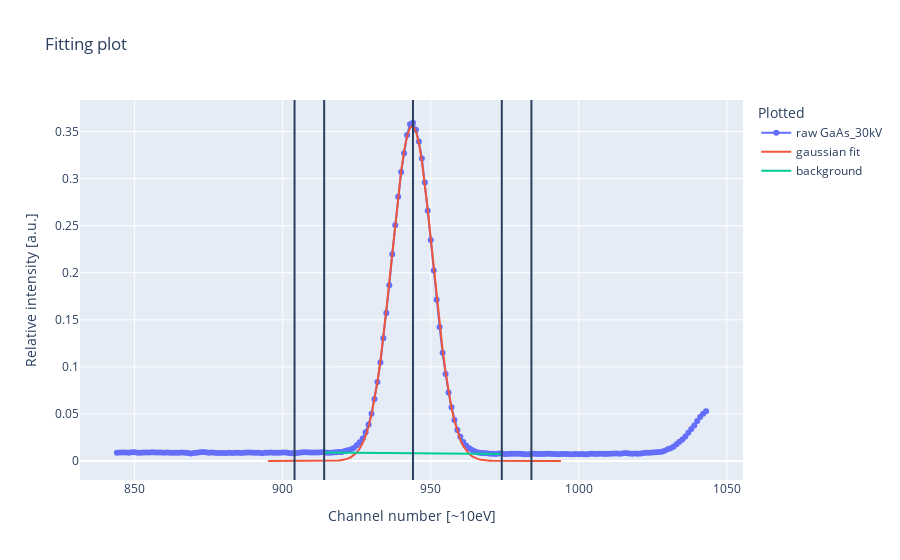
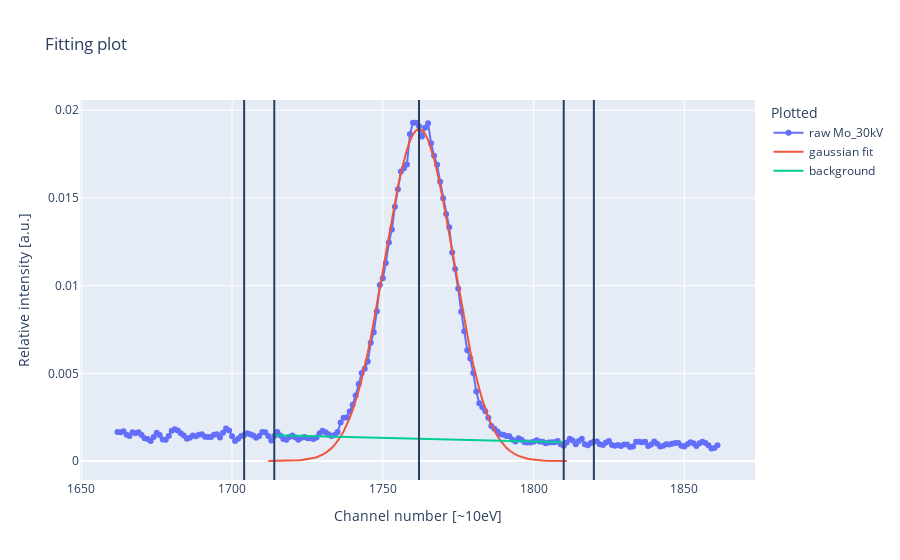

The cell these charts' notebook holds for them, in order:
### Code cell
def linear_background_fit_around_one_peak(arrays, peak_guess, plot=False):
    # idea1: 
    # fit a gaussian, take the width, move the width*3 to the left and right,
    # then find the average of the 10 points out from the width*3,
    # then say that the background is a linear function between the two points.

    first_fit = fit_peak_to_gaussian(arrays, peak_guess, give_xy=False)
    xy_first_fit = fit_peak_to_gaussian(arrays, peak_guess, give_xy=True)
    width = round(np.sqrt(first_fit[0][2]))
    peak = round(first_fit[0][1])
    width_times_3 = round(width*3)
    avg_window = 10
    left0 = peak - width_times_3 - avg_window
    left1 = peak - width_times_3 
    right0 = peak + width_times_3
    right1 = peak + width_times_3 + avg_window

    y_raw = arrays[0][1]

    # left_fit = np.polyfit(x2048[left0:left1], y_raw[left0:left1], 1)
    # right_fit = np.polyfit(x2048[right0:right1], y_raw[right0:right1], 1)

    left_bg_y = y_raw[left0:left1].mean()
    right_bg_y = y_raw[right0:right1].mean()
    bg_line = [[left1, right0], [left_bg_y, right_bg_y]]

    if plot:
        plotly_fitting_plot(arrays, xy_first_fit, [left0, left1, peak, right0, right1], bg_line=bg_line, start=peak-100, stop=peak+100)

    return bg_line
linear_background_fit_around_one_peak(arrays, 945, plot=True)
linear_background_fit_around_one_peak(arrays_Mo30, 1762, plot=True)

### Figure 1 — Plotly figure (JSON) as saved in the notebook; plotly's stock layout.template omitted (floating-point values rounded to 4 significant figures; data arrays with more than 128 entries replaced by an {"elided": "..."} marker saying what was removed)
{"data": [{"mode": "lines+markers", "name": "raw GaAs_30kV", "type": "scatter", "x": {"elided": "200 int values"}, "y": {"elided": "200 float values"}}, {"mode": "lines", "name": "gaussian fit", "type": "scatter", "x": [895, 896, 897, 898, 899, 900, 901, 902, 903, 904, 905, 906, 907, 908, 909, 910, 911, 912, 913, 914, 915, 916, 917, 918, 919, 920, 921, 922, 923, 924, 925, 926, 927, 928, 929, 930, 931, 932, 933, 934, 935, 936, 937, 938, 939, 940, 941, 942, 943, 944, 945, 946, 947, 948, 949, 950, 951, 952, 953, 954, 955, 956, 957, 958, 959, 960, 961, 962, 963, 964, 965, 966, 967, 968, 969, 970, 971, 972, 973, 974, 975, 976, 977, 978, 979, 980, 981, 982, 983, 984, 985, 986, 987, 988, 989, 990, 991, 992, 993, 994], "y": [5.72e-12, 1.57e-11, 4.218e-11, 1.11e-10, 2.86e-10, 7.218e-10, 1.784e-09, 4.317e-09, 1.023e-08, 2.375e-08, 5.398e-08, 1.201e-07, 2.619e-07, 5.59e-07, 1.169e-06, 2.392e-06, 4.796e-06, 9.416e-06, 1.81e-05, 3.408e-05, 6.285e-05, 0.0001135, 0.0002007, 0.0003475, 0.0005892, 0.0009785, 0.001591, 0.002534, 0.003953, 0.006037, 0.00903, 0.01323, 0.01897, 0.02665, 0.03666, 0.04939, 0.06515, 0.08417, 0.1065, 0.1319, 0.1601, 0.1902, 0.2213, 0.2522, 0.2815, 0.3076, 0.3292, 0.345, 0.3541, 0.3559, 0.3503, 0.3376, 0.3187, 0.2946, 0.2667, 0.2364, 0.2052, 0.1745, 0.1453, 0.1184, 0.09456, 0.07394, 0.05661, 0.04245, 0.03117, 0.02242, 0.01579, 0.01089, 0.007354, 0.004864, 0.00315, 0.001998, 0.001241, 0.000755, 0.0004497, 0.0002623, 0.0001499, 8.385e-05, 4.594e-05, 2.465e-05, 1.295e-05, 6.663e-06, 3.357e-06, 1.657e-06, 8.006e-07, 3.788e-07, 1.756e-07, 7.968e-08, 3.541e-08, 1.541e-08, 6.569e-09, 2.742e-09, 1.121e-09, 4.486e-10, 1.759e-10, 6.751e-11, 2.538e-11, 9.343e-12, 3.368e-12, 1.189e-12]}, {"mode": "lines", "name": "background", "type": "scatter", "x": [914, 974], "y": [0.008984, 0.007515]}], "layout": {"legend": {"title": {"text": "Plotted"}}, "shapes": [{"type": "line", "x0": 904, "x1": 904, "xref": "x", "y0": 0, "y1": 1, "yref": "y domain"}, {"type": "line", "x0": 914, "x1": 914, "xref": "x", "y0": 0, "y1": 1, "yref": "y domain"}, {"type": "line", "x0": 944, "x1": 944, "xref": "x", "y0": 0, "y1": 1, "yref": "y domain"}, {"type": "line", "x0": 974, "x1": 974, "xref": "x", "y0": 0, "y1": 1, "yref": "y domain"}, {"type": "line", "x0": 984, "x1": 984, "xref": "x", "y0": 0, "y1": 1, "yref": "y domain"}], "title": {"text": "Fitting plot"}, "xaxis": {"title": {"text": "Channel number [~10eV]"}}, "yaxis": {"title": {"text": "Relative intensity [a.u.]"}}}}

### Figure 2 — Plotly figure (JSON) as saved in the notebook; plotly's stock layout.template omitted (floating-point values rounded to 4 significant figures; data arrays with more than 128 entries replaced by an {"elided": "..."} marker saying what was removed)
{"data": [{"mode": "lines+markers", "name": "raw Mo_30kV", "type": "scatter", "x": {"elided": "200 int values"}, "y": {"elided": "200 float values"}}, {"mode": "lines", "name": "gaussian fit", "type": "scatter", "x": [1712, 1713, 1714, 1715, 1716, 1717, 1718, 1719, 1720, 1721, 1722, 1723, 1724, 1725, 1726, 1727, 1728, 1729, 1730, 1731, 1732, 1733, 1734, 1735, 1736, 1737, 1738, 1739, 1740, 1741, 1742, 1743, 1744, 1745, 1746, 1747, 1748, 1749, 1750, 1751, 1752, 1753, 1754, 1755, 1756, 1757, 1758, 1759, 1760, 1761, 1762, 1763, 1764, 1765, 1766, 1767, 1768, 1769, 1770, 1771, 1772, 1773, 1774, 1775, 1776, 1777, 1778, 1779, 1780, 1781, 1782, 1783, 1784, 1785, 1786, 1787, 1788, 1789, 1790, 1791, 1792, 1793, 1794, 1795, 1796, 1797, 1798, 1799, 1800, 1801, 1802, 1803, 1804, 1805, 1806, 1807, 1808, 1809, 1810, 1811], "y": [1.229e-06, 1.799e-06, 2.614e-06, 3.769e-06, 5.394e-06, 7.658e-06, 1.079e-05, 1.509e-05, 2.094e-05, 2.883e-05, 3.939e-05, 5.34e-05, 7.185e-05, 9.593e-05, 0.0001271, 0.0001671, 0.000218, 0.0002823, 0.0003626, 0.0004623, 0.0005849, 0.0007343, 0.0009148, 0.001131, 0.001387, 0.001689, 0.00204, 0.002446, 0.00291, 0.003435, 0.004024, 0.004677, 0.005395, 0.006176, 0.007016, 0.007908, 0.008846, 0.009819, 0.01082, 0.01182, 0.01282, 0.0138, 0.01474, 0.01562, 0.01643, 0.01715, 0.01776, 0.01826, 0.01862, 0.01885, 0.01893, 0.01886, 0.01866, 0.01831, 0.01783, 0.01723, 0.01653, 0.01573, 0.01485, 0.01392, 0.01294, 0.01194, 0.01094, 0.00994, 0.008963, 0.008021, 0.007122, 0.006276, 0.005488, 0.004762, 0.0041, 0.003504, 0.002971, 0.0025, 0.002087, 0.001729, 0.001422, 0.00116, 0.0009393, 0.0007547, 0.0006017, 0.000476, 0.0003738, 0.0002912, 0.0002251, 0.0001727, 0.0001315, 9.934e-05, 7.447e-05, 5.54e-05, 4.09e-05, 2.996e-05, 2.178e-05, 1.571e-05, 1.125e-05, 7.991e-06, 5.633e-06, 3.94e-06, 2.735e-06, 1.884e-06]}, {"mode": "lines", "name": "background", "type": "scatter", "x": [1714, 1810], "y": [0.00147, 0.001064]}], "layout": {"legend": {"title": {"text": "Plotted"}}, "shapes": [{"type": "line", "x0": 1704, "x1": 1704, "xref": "x", "y0": 0, "y1": 1, "yref": "y domain"}, {"type": "line", "x0": 1714, "x1": 1714, "xref": "x", "y0": 0, "y1": 1, "yref": "y domain"}, {"type": "line", "x0": 1762, "x1": 1762, "xref": "x", "y0": 0, "y1": 1, "yref": "y domain"}, {"type": "line", "x0": 1810, "x1": 1810, "xref": "x", "y0": 0, "y1": 1, "yref": "y domain"}, {"type": "line", "x0": 1820, "x1": 1820, "xref": "x", "y0": 0, "y1": 1, "yref": "y domain"}], "title": {"text": "Fitting plot"}, "xaxis": {"title": {"text": "Channel number [~10eV]"}}, "yaxis": {"title": {"text": "Relative intensity [a.u.]"}}}}
